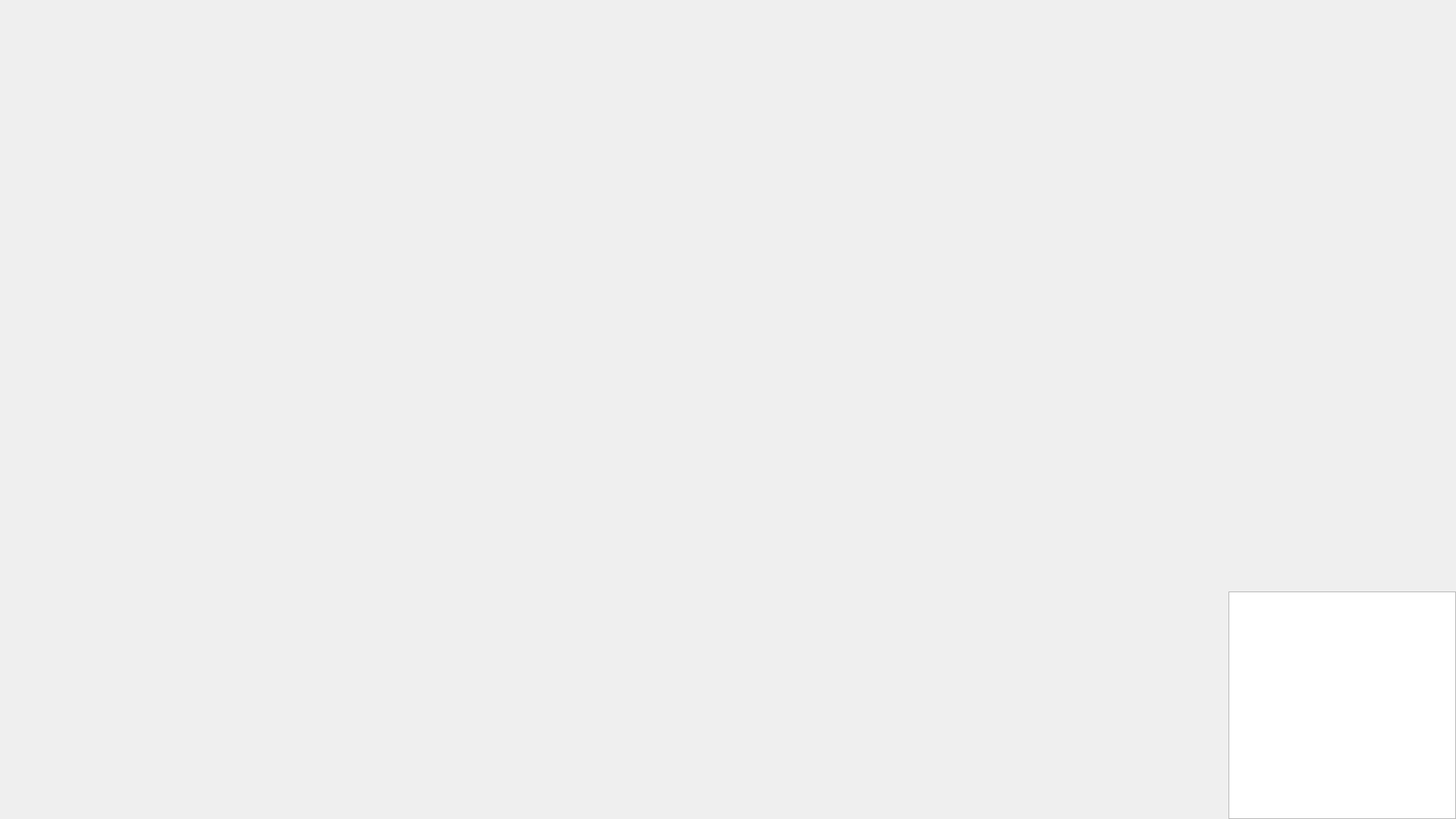
<?xml version="1.0" encoding="UTF-8"?>
<ui version="4.0">
 <class>UltrasoundConfigure</class>
 <widget class="qMRMLWidget" name="UltrasoundConfigure">
  <property name="geometry">
   <rect>
    <x>0</x>
    <y>0</y>
    <width>1920</width>
    <height>1080</height>
   </rect>
  </property>
  <property name="maximumSize">
   <size>
    <width>16777215</width>
    <height>16666</height>
   </size>
  </property>
  <property name="styleSheet">
   <string notr="true"/>
  </property>
  <layout class="QVBoxLayout" name="verticalLayout_4" stretch="0">
   <property name="spacing">
    <number>0</number>
   </property>
   <property name="leftMargin">
    <number>0</number>
   </property>
   <property name="topMargin">
    <number>0</number>
   </property>
   <property name="rightMargin">
    <number>0</number>
   </property>
   <property name="bottomMargin">
    <number>0</number>
   </property>
   <item>
    <widget class="QWidget" name="bg" native="true">
     <layout class="QGridLayout" name="gridLayout">
      <property name="leftMargin">
       <number>0</number>
      </property>
      <property name="topMargin">
       <number>0</number>
      </property>
      <property name="rightMargin">
       <number>0</number>
      </property>
      <property name="bottomMargin">
       <number>0</number>
      </property>
      <item row="1" column="1">
       <widget class="QListWidget" name="list_items">
        <property name="minimumSize">
         <size>
          <width>300</width>
          <height>0</height>
         </size>
        </property>
        <property name="maximumSize">
         <size>
          <width>200</width>
          <height>300</height>
         </size>
        </property>
        <property name="styleSheet">
         <string notr="true"/>
        </property>
        <property name="horizontalScrollBarPolicy">
         <enum>Qt::ScrollBarAlwaysOff</enum>
        </property>
       </widget>
      </item>
      <item row="1" column="0">
       <spacer name="horizontalSpacer">
        <property name="orientation">
         <enum>Qt::Horizontal</enum>
        </property>
        <property name="sizeHint" stdset="0">
         <size>
          <width>40</width>
          <height>20</height>
         </size>
        </property>
       </spacer>
      </item>
      <item row="0" column="1">
       <spacer name="verticalSpacer">
        <property name="orientation">
         <enum>Qt::Vertical</enum>
        </property>
        <property name="sizeHint" stdset="0">
         <size>
          <width>20</width>
          <height>40</height>
         </size>
        </property>
       </spacer>
      </item>
     </layout>
    </widget>
   </item>
  </layout>
 </widget>
 <customwidgets>
  <customwidget>
   <class>qMRMLWidget</class>
   <extends>QWidget</extends>
   <header>qMRMLWidget.h</header>
   <container>1</container>
  </customwidget>
 </customwidgets>
 <resources/>
 <connections/>
</ui>
